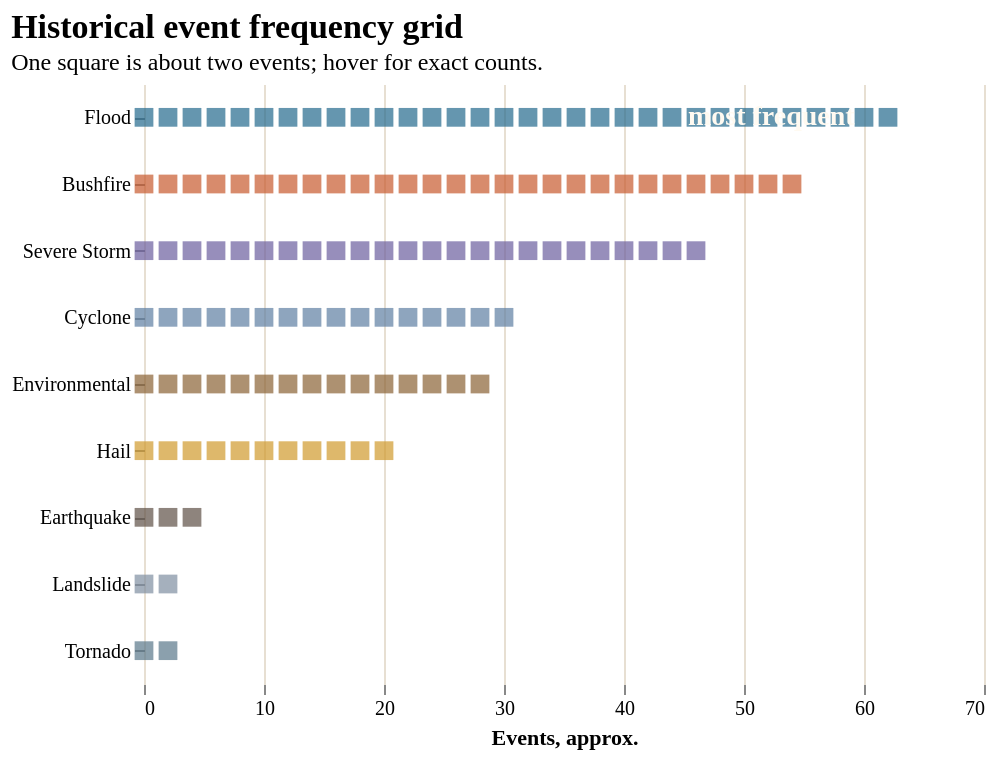

Vega-Lite specification for this chart:
### Vega-Lite specification from a JSON file in a GitHub repository (floating-point values rounded to 4 significant figures)
{"$schema": "https://vega.github.io/schema/vega-lite/v5.json", "width": 420, "height": 300, "title": {"text": "Historical event frequency grid", "subtitle": "One square is about two events; hover for exact counts."}, "data": {"sequence": {"start": 0, "stop": 133, "step": 1, "as": "tile"}}, "transform": [{"calculate": "datum.tile < 32 ? 'Flood' : datum.tile < 60 ? 'Bushfire' : datum.tile < 84 ? 'Severe Storm' : datum.tile < 100 ? 'Cyclone' : datum.tile < 115 ? 'Environmental' : datum.tile < 126 ? 'Hail' : datum.tile < 129 ? 'Earthquake' : datum.tile < 131 ? 'Landslide' : 'Tornado'", "as": "category"}, {"calculate": "datum.category == 'Flood' ? datum.tile : datum.category == 'Bushfire' ? datum.tile - 32 : datum.category == 'Severe Storm' ? datum.tile - 60 : datum.category == 'Cyclone' ? datum.tile - 84 : datum.category == 'Environmental' ? datum.tile - 100 : datum.category == 'Hail' ? datum.tile - 115 : datum.category == 'Earthquake' ? datum.tile - 126 : datum.category == 'Landslide' ? datum.tile - 129 : datum.tile - 131", "as": "unit"}, {"calculate": "datum.category == 'Flood' ? 64 : datum.category == 'Bushfire' ? 55 : datum.category == 'Severe Storm' ? 47 : datum.category == 'Cyclone' ? 31 : datum.category == 'Environmental' ? 30 : datum.category == 'Hail' ? 21 : datum.category == 'Earthquake' ? 5 : datum.category == 'Landslide' ? 4 : 3", "as": "events"}], "layer": [{"mark": {"type": "square", "size": 88, "filled": true}, "encoding": {"x": {"field": "unit", "type": "quantitative", "title": "Events, approx.", "axis": {"tickCount": 5, "labelExpr": "datum.value == 0 ? '0' : datum.value * 2"}}, "y": {"field": "category", "type": "nominal", "sort": ["Flood", "Bushfire", "Severe Storm", "Cyclone", "Environmental", "Hail", "Earthquake", "Landslide", "Tornado"], "title": null}, "color": {"field": "category", "type": "nominal", "legend": null, "scale": {"domain": ["Flood", "Bushfire", "Severe Storm", "Cyclone", "Environmental", "Hail", "Earthquake", "Landslide", "Tornado"], "range": ["#246a8d", "#c85a2e", "#6c5f9f", "#5f7fa3", "#8a6335", "#d09a2d", "#5f5147", "#7f8fa1", "#5a788a"]}}, "tooltip": [{"field": "category", "type": "nominal", "title": "Type"}, {"field": "events", "type": "quantitative", "title": "Recorded events"}]}}, {"transform": [{"filter": "datum.category == 'Flood' && datum.unit == 22"}], "mark": {"type": "text", "align": "left", "baseline": "middle", "dx": 8, "font": "Trebuchet MS", "fontSize": 14, "fontWeight": "bold", "color": "#fffaf1"}, "encoding": {"x": {"field": "unit", "type": "quantitative"}, "y": {"field": "category", "type": "nominal", "sort": ["Flood", "Bushfire", "Severe Storm", "Cyclone", "Environmental", "Hail", "Earthquake", "Landslide", "Tornado"]}, "text": {"value": "most frequent"}}}], "config": {"background": null, "axis": {"labelFont": "Trebuchet MS", "titleFont": "Trebuchet MS", "gridColor": "#e7dfd2", "domain": false}, "title": {"font": "Georgia", "fontSize": 17, "subtitleFont": "Trebuchet MS", "subtitleFontSize": 12, "anchor": "start"}, "view": {"stroke": null}}}
